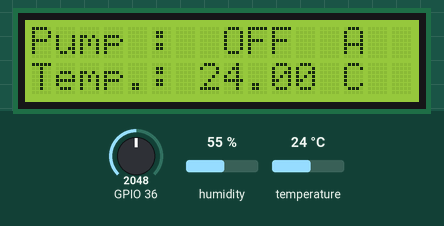
A sketch run on a simulated ESP32. Parts: 16×2 character LCD. The inputs (shaded band) are chosen by the test bench; at power-on: humidity 55 %, GPIO 36 = 2048, temperature 24 °C. What the sketch prints to the serial monitor is not drawn.

Above: at 2.2 s.
2.3 s: humidity set to 22 %
At 5.9 s:
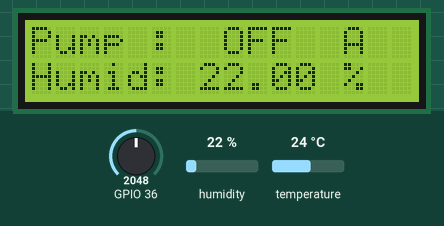
9.8 s: GPIO 36 set to 491
At 17.4 s:
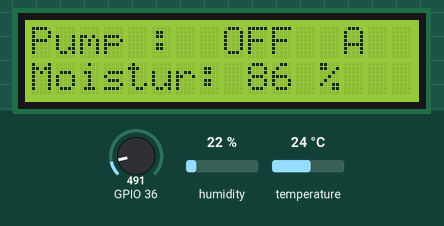
18.1 s: temperature set to 12 °C
At 24.2 s:
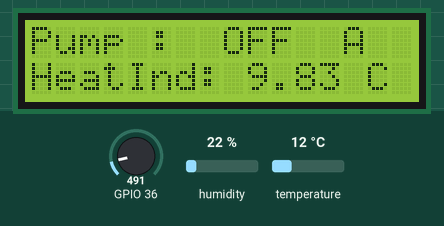
24.3 s: GPIO 36 set to 0
At 29.7 s:
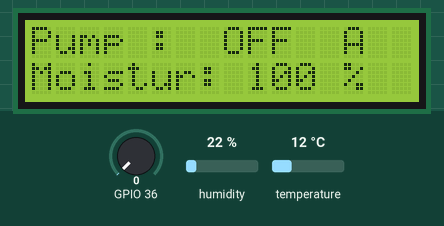
30.5 s: humidity set to 40 %
At 35.0 s:
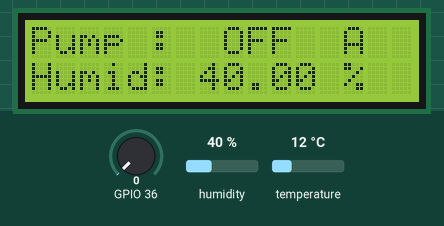
35.7 s: temperature set to 19 °C
At 40.2 s:
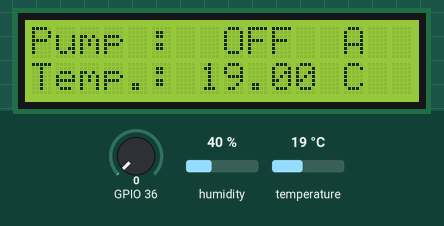
Timing chart, 0 to 41.7 s (numbered marks = the images above; inputs shaded):
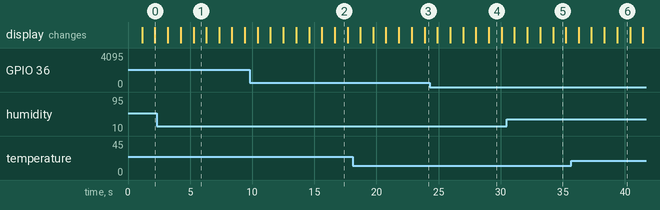

The sketch:

Smart-FARM-only-lcd.ino
```cpp
#include "DHT.h"
#include <LiquidCrystal_I2C.h>
#include <Wire.h>

#define D2 4
#define D1 5
#define DHTPIN 0
#define DHTTYPE DHT22

int autoPump = 1;
int pumpStatus = 0;

LiquidCrystal_I2C lcd(0x3F, 16, 2);
DHT dht(DHTPIN, DHTTYPE);

void setup() {
  Serial.begin(115200);
  //Use predefined PINS consts
  Wire.begin(D2, D1);
  Serial.println(F("DHTxx test!"));
  dht.begin();

  lcd.begin();
  lcd.home();
  lcd.setCursor(0, 0);
  lcd.print("   WELCOME TO");
  lcd.setCursor(0, 1);
  lcd.print("   Smart Farm");
  Serial.println("Status\tHumidity (%)\tTemperature (C)\tHeatIndex (C)");
  delay(1000);
  lcd.clear();
}

void loop()
{
  lcd.setCursor(0, 0);
  lcd.print("Pump : ");

  //currently pump status
  if (pumpStatus == 1)
    lcd.print(" ON ");
  else
    lcd.print(" OFF ");

  //manual override status
  if (autoPump == 1)
    lcd.print(" A");
  else
    lcd.print(" M");

  lcd.setCursor(0, 1);
  float h = dht.readHumidity();
  float t = dht.readTemperature();
  float hic = dht.computeHeatIndex(t, h, false);
  int m = analogRead(A0);
  m = constrain(m, 400, 1023); // Keep the ranges!
  m = map(m, 400, 1023, 100, 0); // Map m : 400 will be 100 and 1023 will be 0

  // Check if any reads failed and exit early (to try again).
  if (isnan(h) || isnan(t)) {
    lcd.println("Failed to read");
    return;
  }
  lcd.print("                ");
  lcd.setCursor(0, 1);
  lcd.print("Humid: ");
  lcd.print(h);
  lcd.print(" %");
  delay(1000);

  lcd.setCursor(0, 1);
  lcd.print("                ");
  lcd.setCursor(0, 1);
  lcd.print("Temp.: ");
  lcd.print(t);
  lcd.print(" C");
  delay(1000);

  lcd.setCursor(0, 1);
  lcd.print("                ");
  lcd.setCursor(0, 1);
  lcd.print("HeatInd: ");
  lcd.print(hic);
  lcd.print(" C");
  delay(1000);

  lcd.setCursor(0, 1);
  lcd.print("                ");
  lcd.setCursor(0, 1);
  lcd.print("Moistur: ");
  lcd.print(m);
  lcd.print(" %");

  delay(1000);
}
```

Measured:
- what the display in image 1 shows lasts 1.0 s, from 5.3 s to 6.3 s
